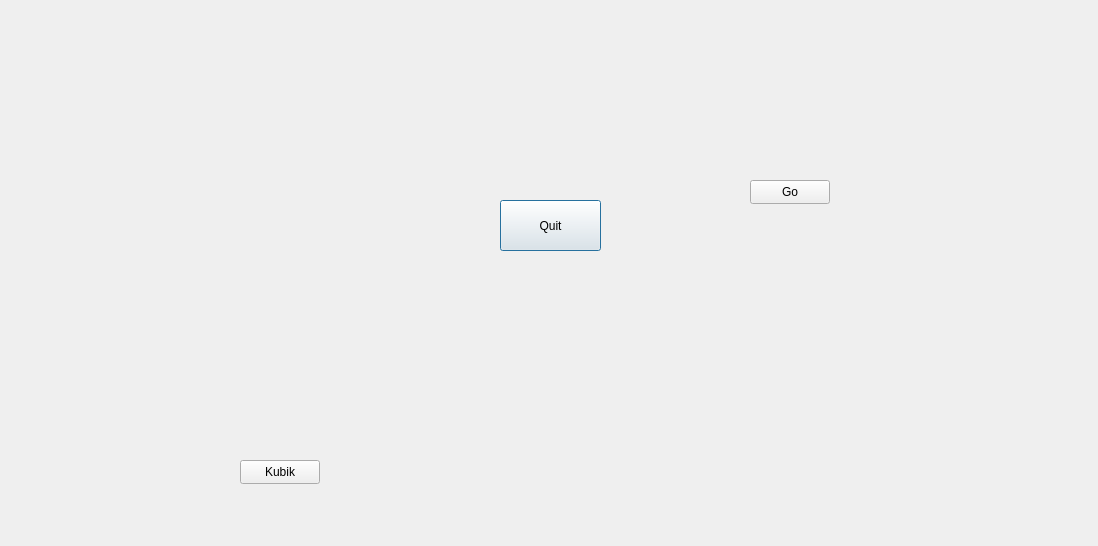
<?xml version="1.0" encoding="UTF-8"?>
<ui version="4.0">
 <class>Game</class>
 <widget class="QDialog" name="Game">
  <property name="geometry">
   <rect>
    <x>0</x>
    <y>0</y>
    <width>1098</width>
    <height>546</height>
   </rect>
  </property>
  <property name="maximumSize">
   <size>
    <width>1098</width>
    <height>607</height>
   </size>
  </property>
  <property name="windowTitle">
   <string>Dialog</string>
  </property>
  <widget class="QPushButton" name="quit_button">
   <property name="geometry">
    <rect>
     <x>500</x>
     <y>200</y>
     <width>101</width>
     <height>51</height>
    </rect>
   </property>
   <property name="text">
    <string>Quit</string>
   </property>
  </widget>
  <widget class="QPushButton" name="go_button">
   <property name="geometry">
    <rect>
     <x>750</x>
     <y>180</y>
     <width>80</width>
     <height>24</height>
    </rect>
   </property>
   <property name="text">
    <string>Go</string>
   </property>
  </widget>
  <widget class="QPushButton" name="cube_roll">
   <property name="geometry">
    <rect>
     <x>240</x>
     <y>460</y>
     <width>80</width>
     <height>24</height>
    </rect>
   </property>
   <property name="text">
    <string>Kubik</string>
   </property>
  </widget>
  <widget class="QWidget" name="kaznaWidget" native="true">
   <property name="geometry">
    <rect>
     <x>10</x>
     <y>419</y>
     <width>171</width>
     <height>111</height>
    </rect>
   </property>
  </widget>
 </widget>
 <resources/>
 <connections/>
</ui>
